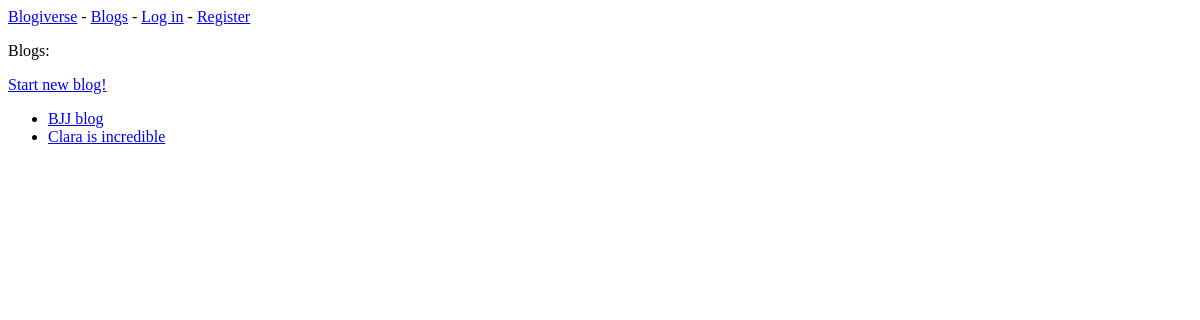
The page /blogs/ on the database as committed earlier.
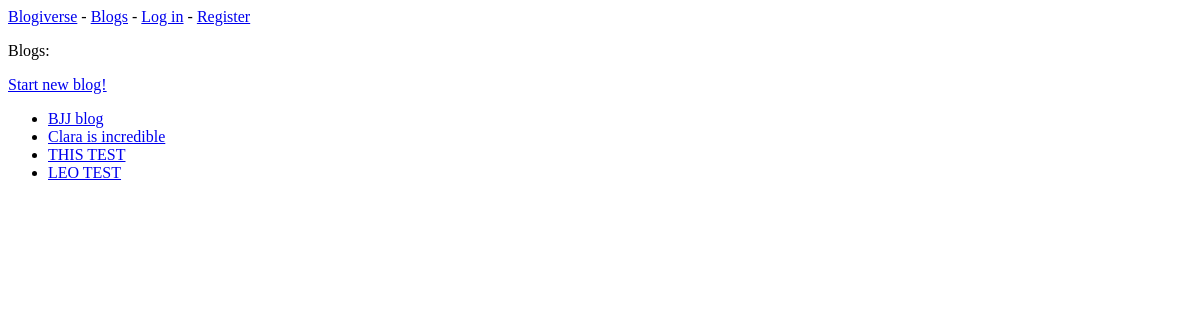
The same page on the database as committed later.
### blogs/models.py (models this page shows, shortened)
class Blog(models.Model):
    title = models.CharField(max_length=200)
    date_added = models.DateTimeField(auto_now_add=True)
    owner = models.ForeignKey(User, on_delete=models.CASCADE)

### blogs/views.py (the view)
# urls.py: path('', include('blogs.urls')),
def blogs(request):
    blogs = Blog.objects.order_by('date_added')
    context = {'blogs': blogs}
    return render(request, 'blogs/blogs.html', context)

### blogs/templates/blogs/blogs.html
{% extends 'blogs/base.html' %}
{% block content %}
  <p>Blogs:</p>
  <p><a href="{% url 'blogs:new_blog' %}">Start new blog!</a></p>
  <ul>
    {% for blog in blogs %}
      <li>
        <a href="{% url 'blogs:blog' blog.id %}">{{ blog.title }}</a>
      </li>
    {% empty %}
      0 blogs have been created
    {% endfor %}
  </ul>
{% endblock content %}

Rows that differ between the two databases and show on the page:
added Blog: title "THIS TEST"
added Blog: title "LEO TEST"
